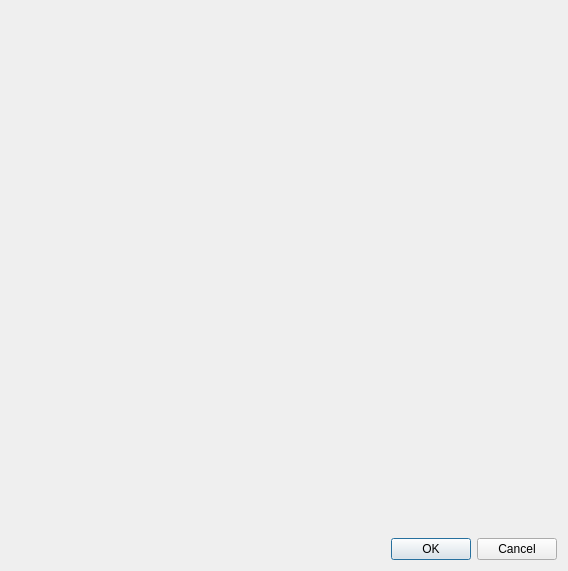
<?xml version="1.0" encoding="UTF-8"?>
<ui version="4.0">
 <class>ImportDialog</class>
 <widget class="QDialog" name="ImportDialog">
  <property name="geometry">
   <rect>
    <x>0</x>
    <y>0</y>
    <width>568</width>
    <height>571</height>
   </rect>
  </property>
  <property name="windowTitle">
   <string>Dialog</string>
  </property>
  <layout class="QVBoxLayout" name="verticalLayout_2">
   <item>
    <widget class="CSVConfigWidget" name="csvConfigWidget" native="true"/>
   </item>
   <item>
    <widget class="QDialogButtonBox" name="buttonBox">
     <property name="orientation">
      <enum>Qt::Horizontal</enum>
     </property>
     <property name="standardButtons">
      <set>QDialogButtonBox::Cancel|QDialogButtonBox::Ok</set>
     </property>
    </widget>
   </item>
  </layout>
 </widget>
 <customwidgets>
  <customwidget>
   <class>CSVConfigWidget</class>
   <extends>QWidget</extends>
   <header>csvconfigwidget.h</header>
   <container>1</container>
  </customwidget>
 </customwidgets>
 <resources/>
 <connections>
  <connection>
   <sender>buttonBox</sender>
   <signal>accepted()</signal>
   <receiver>ImportDialog</receiver>
   <slot>accept()</slot>
   <hints>
    <hint type="sourcelabel">
     <x>248</x>
     <y>254</y>
    </hint>
    <hint type="destinationlabel">
     <x>157</x>
     <y>274</y>
    </hint>
   </hints>
  </connection>
  <connection>
   <sender>buttonBox</sender>
   <signal>rejected()</signal>
   <receiver>ImportDialog</receiver>
   <slot>reject()</slot>
   <hints>
    <hint type="sourcelabel">
     <x>316</x>
     <y>260</y>
    </hint>
    <hint type="destinationlabel">
     <x>286</x>
     <y>274</y>
    </hint>
   </hints>
  </connection>
 </connections>
</ui>
